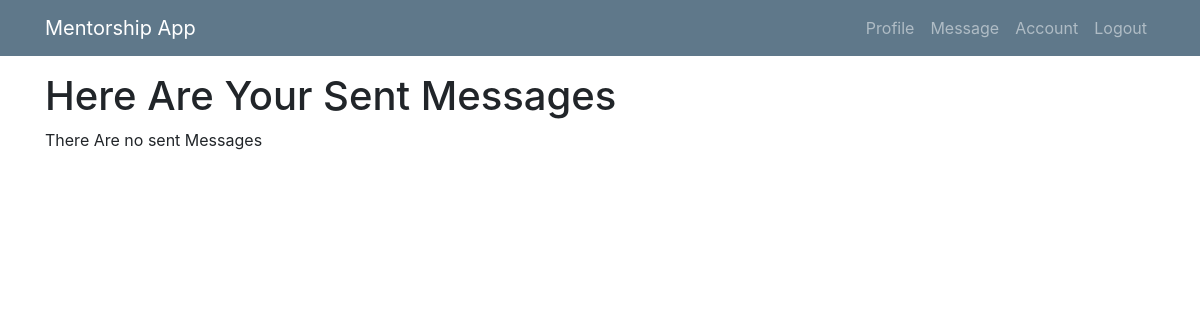
Page /list-message/ (signed in) on the earlier database version.
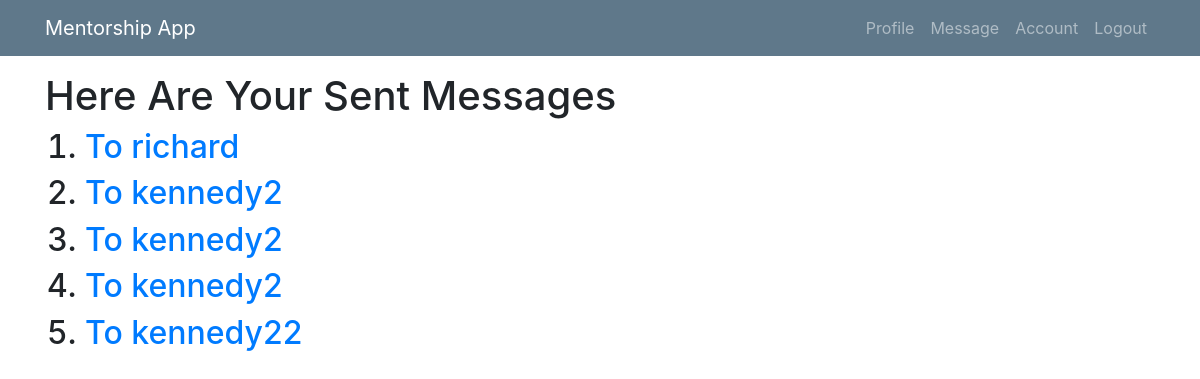
Same page on the later database version.
### mentee/models.py (models this page shows, shortened)
class Msg(models.Model):
    sender = models.ForeignKey(User, related_name="sender", on_delete=models.CASCADE, null=True)
    receipient = models.ForeignKey(User, related_name="receipient", on_delete=models.CASCADE)
    msg_content = models.TextField(max_length=100)
    created_at = models.DateField(default=datetime.now, blank=True)
    reply = models.TextField(max_length=100, blank=True)
    replied_at = models.DateField(default=datetime.now, blank=True)
    objects = UserManager()

class User(AbstractUser):
    is_mentee = models.BooleanField(default=False)
    is_mentor = models.BooleanField(default=False)

### mentee/views/mentee.py (the view)
# urls.py: path('list-message/', mentee.MessageListView.as_view(), name='list'),
class MessageListView(ListView):
    model = Msg
    template_name = 'menti/listmessages.html'
    context_object_name = 'sentmesso'
    def get_queryset(self):
        return self.model.objects.filter(sender=self.request.user)

### mentee/templates/menti/listmessages.html
{% extends 'menti/base.html' %}
{% block content %}
<br><br><br>
<h1>Here Are Your Sent Messages</h1>
     {% if sentmesso %}
  <ol>
      {% for messo in sentmesso %}
      <h2><li><a href="{% url 'sent' pk=messo.pk %}">To {{ messo.receipient }} </a></li></h2>
      {% endfor %}
  </ol>
{% else %}
<p>There Are no sent Messages</p>
{% endif %}
{% endblock %}

Differences in the rows shown:
added Msg: receipient "richard"
added Msg: receipient "kennedy2"
added Msg: receipient "kennedy2"
added Msg: receipient "kennedy2"
added Msg: receipient "kennedy22"
Other differences:
text no longer shown: "There Are no sent Messages"
